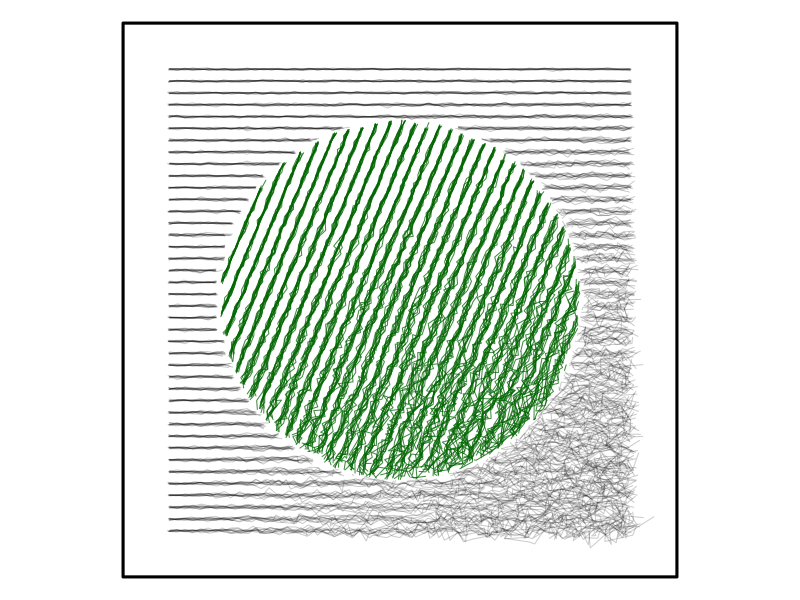

The R source for this figure:
n <- 10
inner_color = adjustcolor("darkgreen", alpha.f = 0.75)
outer_color = adjustcolor("black", alpha.f = 0.2)
n_lines <- 40
n_points_per_line <- ceiling(n_lines * 1.5)
coord_max <- 0.5
coord_padding <- 0.05
coord_limit <- coord_max + coord_padding
border_limit <- coord_limit + 0.05
axis_limits = c(-border_limit - 0.05, border_limit + 0.05)

par(pty = "s", xaxs = "i", yaxs = "i", mar = rep(0, 4))
plot(NA, xlim = axis_limits, ylim = axis_limits, axes = FALSE, ann = FALSE)
for (i in seq_len(n)) {
    x <- matrix(
        rep(seq(-coord_max, coord_max, length.out = n_points_per_line), n_lines),
        ncol = n_lines
    )
    y <- matrix(rep(seq(-coord_max, coord_max, length.out = n_lines), n_points_per_line),
        nrow = n_points_per_line,
        byrow = TRUE
    )

    sd <- ((x + coord_max) * (y + coord_max) + 0.1) / 75
    x <- x + rnorm(length(x), 0, sd)
    y <- y + rnorm(length(y), 0, sd)
    x[x < -coord_limit] <- -coord_limit
    x[x > coord_limit] <- coord_limit
    y <- -y
    y[y < -coord_limit] <- coord_limit
    y[y > coord_limit] <- coord_limit

    distance_limit <- 0.39
    inner <- sqrt(x*x + y*y) <= distance_limit
    outer <- !inner
    x_inner <- x
    x[inner] <- NA
    x_inner[outer] <- NA
    y_inner <- y
    y[inner] <- NA
    y_inner[outer] <- NA

    x_inner <- -x_inner
    # y_inner <- -y_inner

    angle <- pi * 3 / 8
    x_inner_rotated <- x_inner * cos(angle) - y_inner * sin(angle)
    y_inner_rotated <- x_inner * sin(angle) + y_inner * cos(angle)

    for (k in seq_len(n_lines)) {
        lines(x[, k], y[, k], col = outer_color)
        lines(x_inner_rotated[, k], y_inner_rotated[, k], col = inner_color)
    }
}
rect(-border_limit, -border_limit, border_limit, border_limit, lwd = 3)
